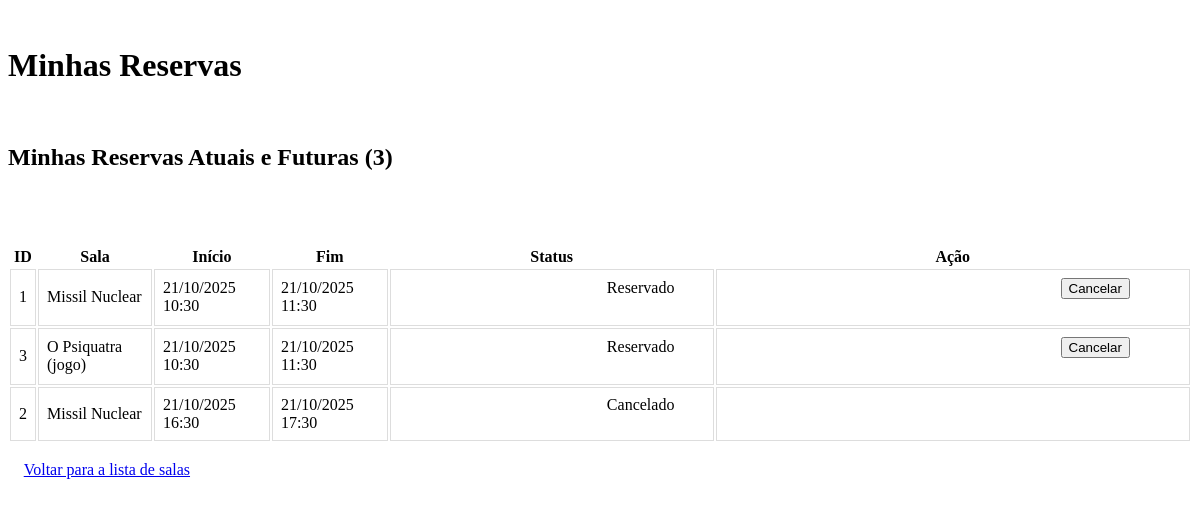
The page /minhas_reservas (signed in) on the database its author committed.
### models.py (models this page shows, shortened)
class Reserva(db.Model):
    __tablename__ = 'reservations'
    id = db.Column(db.Integer, primary_key=True)
    room_id = db.Column(db.Integer, db.ForeignKey('rooms.id'), nullable=False)
    user_id = db.Column(db.Integer, db.ForeignKey('usuario.id'), nullable=False)
    client_name = db.Column(db.String(100), nullable=False)
    start_time = db.Column(db.DateTime, nullable=False)
    end_time = db.Column(db.DateTime, nullable=False)
    status = db.Column(db.String(20), default='reserved')
    created_at = db.Column(db.DateTime, default=get_utc_now)
    cancelled_at = db.Column(db.DateTime, nullable=True)

class Room(db.Model):
    __tablename__ = 'rooms'
    id = db.Column(db.Integer, primary_key=True)
    name = db.Column(db.String(100), nullable=False)
    description = db.Column(db.String(200))
    capacity = db.Column(db.Integer, nullable=False)
    is_active = db.Column(db.Boolean, default=True)
    reservations = db.relationship('Reserva', backref='room', lazy=True)

### main.py (the view)
    @app.route("/minhas_reservas")
    @login_required
    def minhas_reservas():
        agora_utc = datetime.now(timezone.utc)
        reservas = Reserva.query.filter_by(
            user_id=current_user.id
        ).order_by(
            Reserva.start_time.asc()
        ).all()
        return render_template(
            'minhas_reservas.html',
            title='Minhas Reservas',
            reservas=reservas,
            agora=agora_utc # VARIÁVEL UTC CORRIGIDA E ENVIADA
        )

### templates/minhas_reservas.html (shortened to what this page needs)
<!DOCTYPE html>
<html lang="pt-br">
<head>
    <link rel="stylesheet" href="{{ url_for('static', filename='style.css') }}">
</head>
<body>
    <h1>{{ title }}</h1>
    <h2>Minhas Reservas Atuais e Futuras ({{ reservas|length }})</h2>
    {% if reservas %}
        <table>
            <thead>
                <tr>
                    <th>ID</th>
                    <th>Sala</th>
                    <th>Início</th>
                    <th>Fim</th>
                    <th>Status</th>
                    <th>Ação</th>
                </tr>
            </thead>
            <tbody>
                {% for reserva in reservas %}
                <tr>
                    <td>{{ reserva.id }}</td>
                    <td>{{ reserva.room.name }}</td>
                    <td>{{ reserva.start_time.strftime('%d/%m/%Y %H:%M') }}</td>
                    <td>{{ reserva.end_time.strftime('%d/%m/%Y %H:%M') }}</td>
                    <td>
                        <span class="status-{{ reserva.status }}">
                            {{ 'Reservado' if reserva.status == 'reserved' else 'Cancelado' }}
                        </span>
                    </td>
                    <td>
                        {% if reserva.status == 'reserved' and reserva.start_time|ensure_utc > agora %}
                            <form method="POST" action="{{ url_for('cancelar_reserva', reserva_id=reserva.id) }}" style="display:inline;">
                                <input type="submit" value="Cancelar" class="btn-danger" onclick="return confirm('Tem certeza que deseja cancelar esta reserva?');">
                            </form>
                        {% elif reserva.start_time|ensure_utc <= agora %}
                            <span style="color: gray;">Concluída/Em Andamento</span>
                        {% endif %}
                    </td>
                </tr>
                {% endfor %}
            </tbody>
        </table>
    {% else %}
        <p>Você não possui nenhuma reserva agendada.</p>
    {% endif %}
    <br>
    <a href="{{ url_for('listar_salas') }}">Voltar para a lista de salas</a>
</body>
</html>

### templates/minhas_reservas.html (style rules this page uses)
table { width: 100%; border-collapse: collapse; margin-top: 20px; }
th, td { border: 1px solid #ddd; padding: 8px; text-align: left; }
th { background-color: #f2f2f2; }
.btn-danger { padding: 5px 10px; background-color: #dc3545; color: white; border: none; border-radius: 4px; cursor: pointer; }
.status-reserved { font-weight: bold; color: blue; }
.status-cancelled { color: red; }

### rows shown on the page
Reserva: id "1", room.name "Missil Nuclear", start_time "21/10/2025 10:30", end_time "21/10/2025 11:30", status "Reservado"
Reserva: id "3", room.name "O Psiquatra (jogo)", start_time "21/10/2025 10:30", end_time "21/10/2025 11:30", status "Reservado"
Reserva: id "2", room.name "Missil Nuclear", start_time "21/10/2025 16:30", end_time "21/10/2025 17:30", status "Cancelado"

### other values the page prints
{{ title }} "Minhas Reservas"
{{ reservas|length }} "3"
